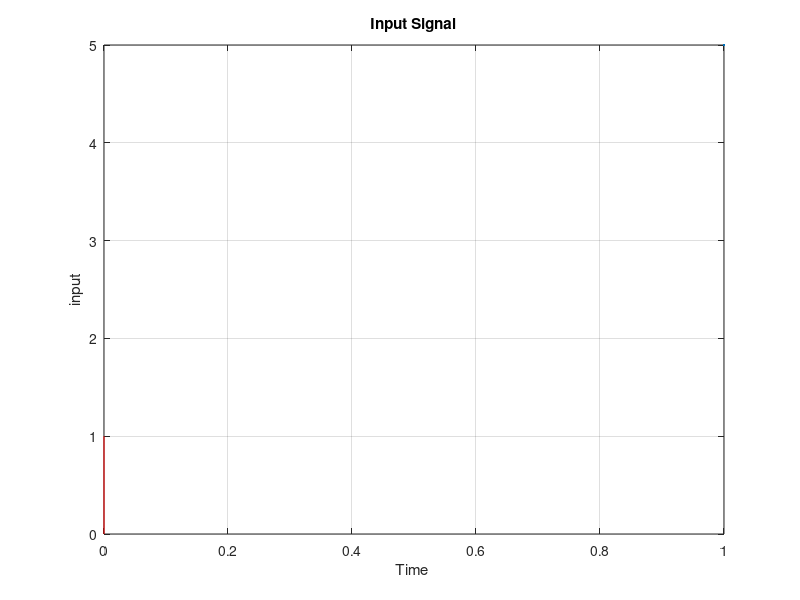

Source code (MATLAB):
ts = 1e-9;        
fs = 1 / ts;     
T = 1e-5;         
tau = 1e-6;   

t = 0:ts:T;       
tlen = length(t); 

x = zeros(1, tlen);
one_value = 1:round(tau/ts);
x(one_value) = 1;

figure;
plot(t, x,'r',LineWidth=5);
xlabel('Time ');
ylabel('input');
title('Input Signal');
grid on;